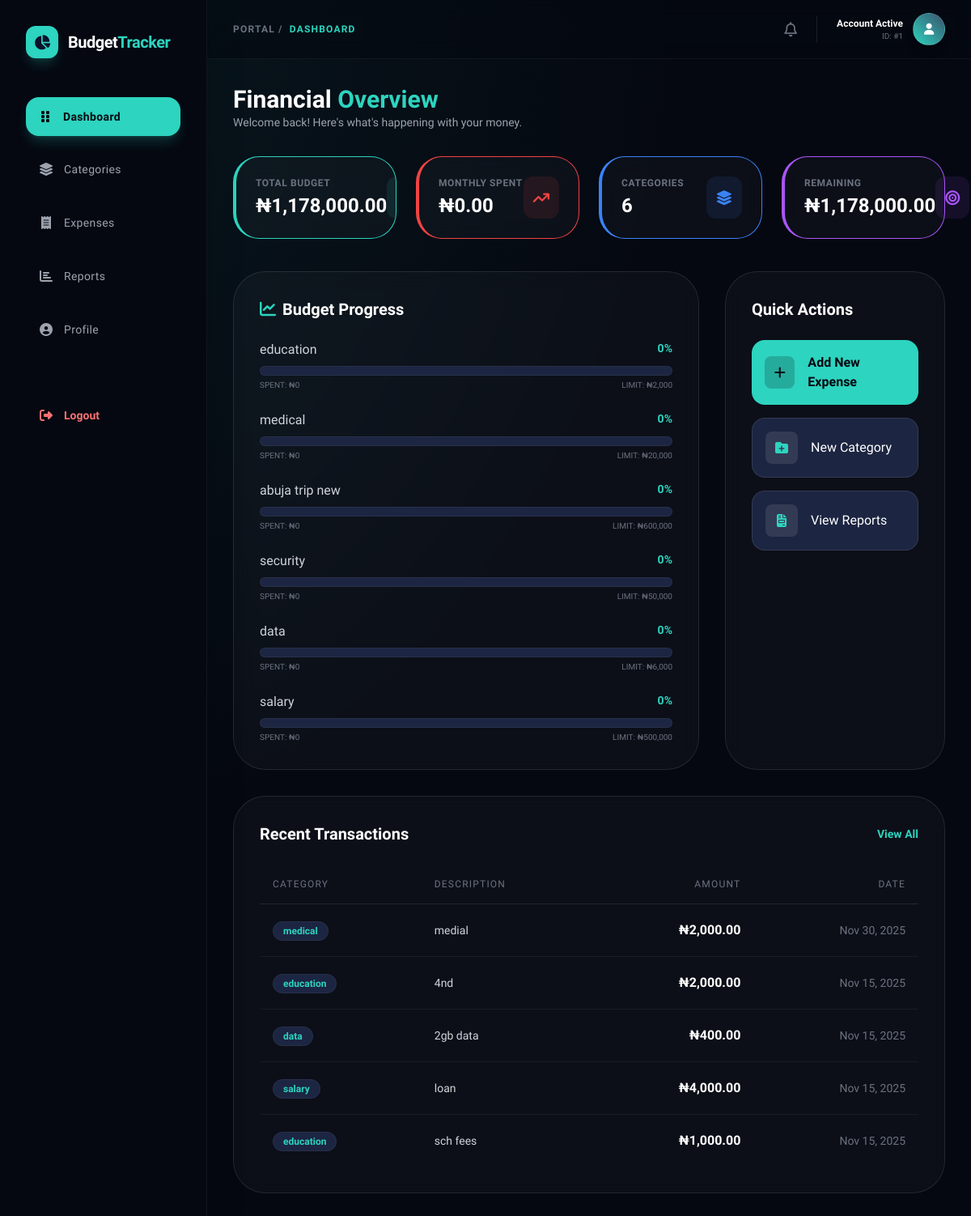
Page /dashboard/index.php (signed in) on the committed database.
### tables this page shows
CREATE TABLE `expenses` (
  `id` int(11) NOT NULL,
  `user_id` int(11) DEFAULT NULL,
  `category_id` int(11) DEFAULT NULL,
  `amount` decimal(10,2) NOT NULL,
  `description` text DEFAULT NULL,
  `expense_date` date NOT NULL,
  `created_at` timestamp NOT NULL DEFAULT current_timestamp()
);

CREATE TABLE `budget_categories` (
  `id` int(11) NOT NULL,
  `user_id` int(11) DEFAULT NULL,
  `category_name` varchar(50) NOT NULL,
  `category_type` enum('travel','financial','spending','other') NOT NULL,
  `budget_limit` decimal(10,2) DEFAULT NULL,
  `created_at` timestamp NOT NULL DEFAULT current_timestamp()
);

### includes/functions.php (called while the page is built, shortened)
<?php
if (!function_exists('getBudgetSummary')) {
    function getBudgetSummary($pdo, $user_id)
    {
        $sql = "SELECT
            bc.category_type,
            bc.category_name,
            bc.budget_limit,
            COALESCE(SUM(e.amount), 0) as total_spent,
            (bc.budget_limit - COALESCE(SUM(e.amount), 0)) as remaining
        FROM budget_categories bc
        LEFT JOIN expenses e ON bc.id = e.category_id AND MONTH(e.expense_date) = MONTH(CURRENT_DATE())
        WHERE bc.user_id = ?
        GROUP BY bc.id, bc.category_type, bc.category_name, bc.budget_limit";
        $stmt = $pdo->prepare($sql);
        $stmt->execute([$user_id]);
        return $stmt->fetchAll(PDO::FETCH_ASSOC);
    }
}
if (!function_exists('getBudgetStats')) {
    function getBudgetStats($pdo, $user_id)
    {
        $stmt = $pdo->prepare("
            SELECT
                COUNT(*) as total_categories,
                COALESCE(SUM(budget_limit), 0) as total_budget
            FROM budget_categories
            WHERE user_id = ?
        ");
        $stmt->execute([$user_id]);
        return $stmt->fetch(PDO::FETCH_ASSOC);
    }
}
if (!function_exists('getTotalExpenses')) {
    function getTotalExpenses($pdo, $user_id)
    {
        $stmt = $pdo->prepare("
            SELECT COALESCE(SUM(amount), 0) as total
            FROM expenses
            WHERE user_id = ?
            AND MONTH(expense_date) = MONTH(CURRENT_DATE())
            AND YEAR(expense_date) = YEAR(CURRENT_DATE())
        ");
        $stmt->execute([$user_id]);
        $result = $stmt->fetch(PDO::FETCH_ASSOC);
        return $result['total'] ?? 0;
    }
}
?>

### dashboard/index.php (the view, shortened to what this page needs)
<?php
require_once './../includes/auth.php';
?>
<!DOCTYPE html>
<html lang="en" class="scroll-smooth">
<head>
    <script src="https://cdn.tailwindcss.com"></script>
    <link rel="stylesheet" href="https://cdnjs.cloudflare.com/ajax/libs/font-awesome/6.4.0/css/all.min.css">
</head>
<body class="bg-navy-950 text-gray-200 antialiased bg-mesh min-h-screen">
    <?php include '../includes/sidebar.php'; ?>
    <?php include '../includes/header.php'; ?>
    <main class="ml-64 p-8">
        <div class="mb-8">
            <h1 class="text-3xl font-extrabold text-white">Financial <span class="text-teal-500">Overview</span></h1>
            <p class="text-gray-400 text-sm">Welcome back! Here's what's happening with your money.</p>
        </div>
        <div class="grid grid-cols-1 md:grid-cols-2 lg:grid-cols-4 gap-6 mb-10">
            <?php
            $budget_stats = getBudgetStats($pdo, $_SESSION['user_id']);
            $total_expenses = getTotalExpenses($pdo, $_SESSION['user_id']);
            $budget_summary = getBudgetSummary($pdo, $_SESSION['user_id']);
            $total_budget = $budget_stats['total_budget'] ?? 0;
            $total_categories = $budget_stats['total_categories'] ?? 0;
            $remaining_budget = $total_budget - $total_expenses;
            ?>
            <div class="glass p-6 rounded-[2rem] border-l-4 border-teal-500 relative overflow-hidden">
                <div class="flex justify-between items-start relative z-10">
                    <div>
                        <p class="text-gray-500 text-xs uppercase font-bold tracking-wider mb-1">Total Budget</p>
                        <h3 class="text-2xl font-bold text-white">₦<?php echo number_format($total_budget, 2); ?></h3>
                    </div>
                    <div class="bg-teal-500/10 p-3 rounded-xl">
                    </div>
                </div>
            </div>
            <div class="glass p-6 rounded-[2rem] border-l-4 border-red-500">
                <div class="flex justify-between items-start">
                    <div>
                        <p class="text-gray-500 text-xs uppercase font-bold tracking-wider mb-1">Monthly Spent</p>
                        <h3 class="text-2xl font-bold text-white">₦<?php echo number_format($total_expenses, 2); ?></h3>
                    </div>
                    <div class="bg-red-500/10 p-3 rounded-xl">
                        <i class="fas fa-arrow-trend-up text-red-500 text-lg"></i>
                    </div>
                </div>
            </div>
            <div class="glass p-6 rounded-[2rem] border-l-4 border-blue-500">
                <div class="flex justify-between items-start">
                    <div>
                        <p class="text-gray-500 text-xs uppercase font-bold tracking-wider mb-1">Categories</p>
                        <h3 class="text-2xl font-bold text-white"><?php echo $total_categories; ?></h3>
                    </div>
                    <div class="bg-blue-500/10 p-3 rounded-xl">
                        <i class="fas fa-layer-group text-blue-500 text-lg"></i>
                    </div>
                </div>
            </div>
            <div class="glass p-6 rounded-[2rem] border-l-4 border-purple-500">
                <div class="flex justify-between items-start">
                    <div>
                        <p class="text-gray-500 text-xs uppercase font-bold tracking-wider mb-1">Remaining</p>
                        <h3 class="text-2xl font-bold text-white">₦<?php echo number_format($remaining_budget, 2); ?></h3>
                    </div>
                    <div class="bg-purple-500/10 p-3 rounded-xl">
                        <i class="fas fa-bullseye text-purple-500 text-lg"></i>
                    </div>
                </div>
            </div>
        </div>
        <div class="grid grid-cols-1 lg:grid-cols-3 gap-8">
            <div class="lg:col-span-2 glass p-8 rounded-[2.5rem]">
                <h2 class="text-xl font-bold text-white mb-6 flex items-center gap-2">
                    <i class="fas fa-chart-line text-teal-500"></i> Budget Progress
                </h2>
                <div class="space-y-6">
                    <?php
                    if (!empty($budget_summary)) {
                        foreach ($budget_summary as $budget):
                            $percentage = $budget['budget_limit'] > 0 ? ($budget['total_spent'] / $budget['budget_limit']) * 100 : 0;
                            ?>
                            <div>
                                <div class="flex justify-between mb-2">
                                    <span class="font-medium text-gray-300"><?php echo $budget['category_name']; ?></span>
                                    <span class="text-sm font-bold text-teal-500"><?php echo round($percentage); ?>%</span>
                                </div>
                                <div class="w-full bg-navy-800 rounded-full h-3 border border-white/5">
                                </div>
                                <div class="flex justify-between mt-1">
                                    <span class="text-[10px] text-gray-500 uppercase">Spent: ₦<?php echo number_format($budget['total_spent']); ?></span>
                                    <span class="text-[10px] text-gray-500 uppercase">Limit: ₦<?php echo number_format($budget['budget_limit']); ?></span>
                                </div>
                            </div>
                        <?php endforeach;
                    } else {
                        echo '<div class="text-center py-10"><p class="text-gray-500 mb-4">No budgets set up yet.</p>
                              <a href="budget-categories.php" class="text-teal-500 font-bold hover:underline">Start Budgeting →</a></div>';
                    }
                    ?>
                </div>
            </div>
            <div class="glass p-8 rounded-[2.5rem]">
                <h2 class="text-xl font-bold text-white mb-6">Quick Actions</h2>
                <div class="grid grid-cols-1 gap-4">
                    <a href="expenses.php" class="flex items-center gap-4 bg-teal-500 hover:bg-teal-400 text-navy-950 p-4 rounded-2xl font-bold transition transform hover:scale-[1.02]">
                        <div class="w-10 h-10 bg-navy-950/20 rounded-lg flex items-center justify-center"><i class="fas fa-plus"></i></div>
                        Add New Expense
                    </a>
                    <a href="budget-categories.php" class="flex items-center gap-4 bg-navy-800 hover:bg-navy-700 text-white p-4 rounded-2xl border border-white/10 transition transform hover:scale-[1.02]">
                        <div class="w-10 h-10 bg-white/10 rounded-lg flex items-center justify-center text-teal-500"><i class="fas fa-folder-plus"></i></div>
                        New Category
                    </a>
                    <a href="reports.php" class="flex items-center gap-4 bg-navy-800 hover:bg-navy-700 text-white p-4 rounded-2xl border border-white/10 transition transform hover:scale-[1.02]">
                        <div class="w-10 h-10 bg-white/10 rounded-lg flex items-center justify-center text-teal-500"><i class="fas fa-file-invoice"></i></div>
                        View Reports
                    </a>
                </div>
            </div>
            <div class="lg:col-span-3 glass p-8 rounded-[2.5rem]">
                <div class="flex justify-between items-center mb-6">
                    <h2 class="text-xl font-bold text-white">Recent Transactions</h2>
                    <a href="expenses.php" class="text-sm text-teal-500 font-bold hover:underline">View All</a>
                </div>
                <div class="overflow-x-auto">
                    <table class="w-full text-left">
                        <thead>
                            <tr class="border-b border-white/10 text-gray-500 text-xs uppercase tracking-widest">
                                <th class="px-4 py-4 font-medium">Category</th>
                                <th class="px-4 py-4 font-medium">Description</th>
                                <th class="px-4 py-4 font-medium text-right">Amount</th>
                                <th class="px-4 py-4 font-medium text-right">Date</th>
                            </tr>
                        </thead>
                        <tbody class="divide-y divide-white/5">
                            <?php
                            $stmt = $pdo->prepare("
                                SELECT e.*, bc.category_name
                                FROM expenses e
                                JOIN budget_categories bc ON e.category_id = bc.id
                                WHERE e.user_id = ?
                                ORDER BY e.expense_date DESC
                                LIMIT 5
                            ");
                            $stmt->execute([$_SESSION['user_id']]);
                            $recent_expenses = $stmt->fetchAll();
                            if ($recent_expenses) {
                                foreach ($recent_expenses as $expense) {
                                    echo "<tr class='hover:bg-white/5 transition group'>
                                        <td class='px-4 py-5'>
                                            <span class='bg-navy-800 text-teal-500 px-3 py-1 rounded-full text-xs font-bold border border-white/5'>{$expense['category_name']}</span>
                                        </td>
                                        <td class='px-4 py-5 text-gray-300 text-sm'>{$expense['description']}</td>
                                        <td class='px-4 py-5 text-right font-bold text-white'>₦" . number_format($expense['amount'], 2) . "</td>
                                        <td class='px-4 py-5 text-right text-gray-500 text-sm'>" . date('M j, Y', strtotime($expense['expense_date'])) . "</td>
                                    </tr>";
                                }
                            } else {
                                echo "<tr><td colspan='4' class='px-4 py-10 text-center text-gray-500 italic'>No transactions yet. Click 'Add New Expense' to begin.</td></tr>";
                            }
                            ?>
                        </tbody>
                    </table>
                </div>
            </div>
        </div>
    </main>
</body>
</html>

### rows in the picture
expenses: category.category_name "medical", description "medial", amount "2,000.00", expense_date "Nov 30, 2025"
expenses: category.category_name "education", description "4nd", amount "2,000.00", expense_date "Nov 15, 2025"
expenses: category.category_name "data", description "2gb data", amount "400.00", expense_date "Nov 15, 2025"
expenses: category.category_name "salary", description "loan", amount "4,000.00", expense_date "Nov 15, 2025"
expenses: category.category_name "education", description "sch fees", amount "1,000.00", expense_date "Nov 15, 2025"

### other values in the picture
$label "Dashboard Categories Expenses Reports Profile"
$_SESSION['user_id'] "1"
$total_budget "1,178,000.00"
$total_expenses "0.00"
$total_categories "6"
$remaining_budget "1,178,000.00"
$budget['category_name'] "education"
$percentage "0"
$budget['total_spent'] "0"
$budget['budget_limit'] "2,000"
$budget['category_name'] "medical"
$budget['budget_limit'] "20,000"
$budget['category_name'] "abuja trip new"
$budget['budget_limit'] "600,000"
$budget['category_name'] "security"
